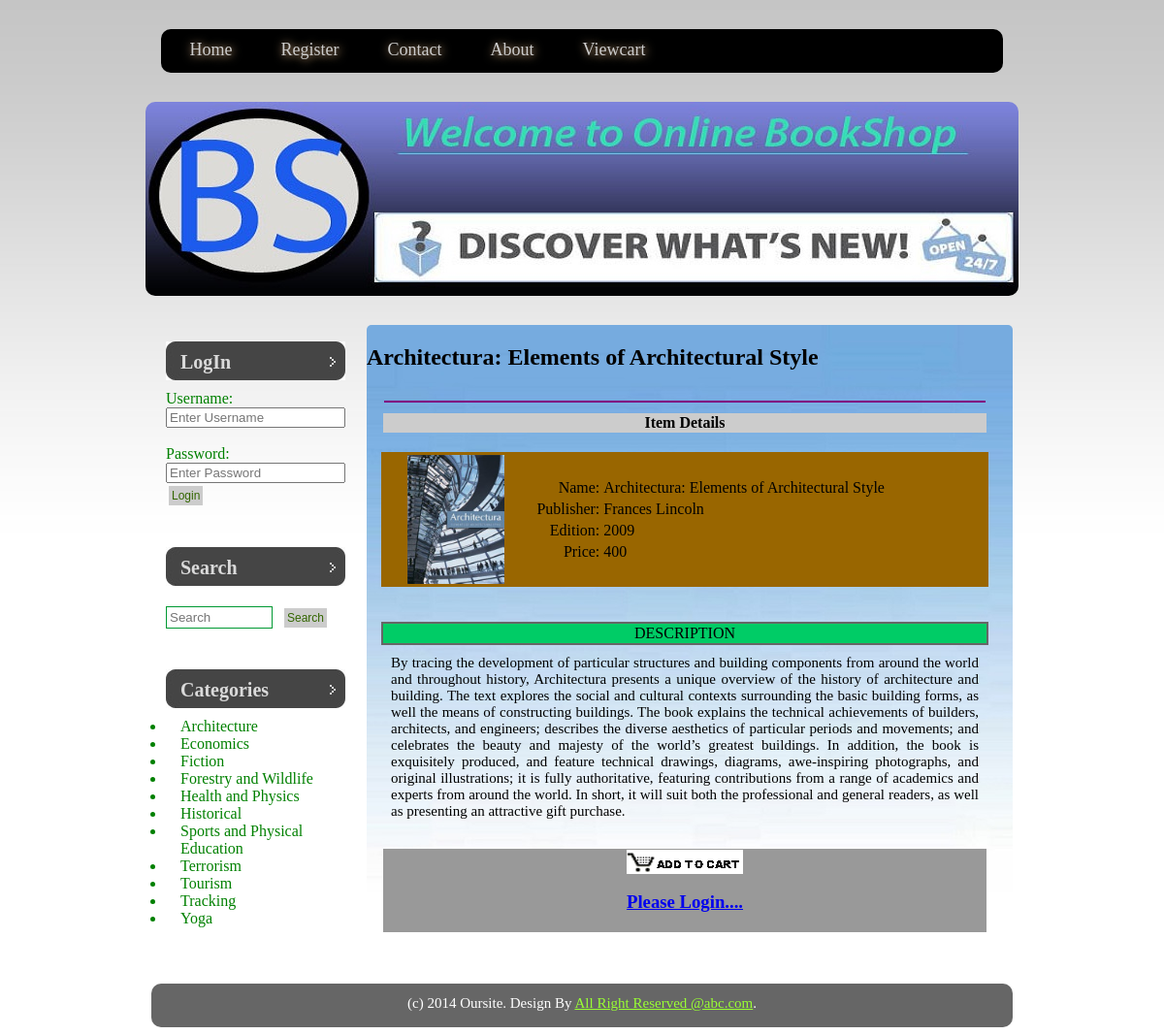
Screenshot of /detail.php?id=2 with the database file from the repository.
### tables this page shows
CREATE TABLE IF NOT EXISTS `books` (
  `id` int(4) NOT NULL AUTO_INCREMENT,
  `name` varchar(50) NOT NULL,
  `subcat` varchar(35) NOT NULL,
  `bdesc` longtext NOT NULL,
  `edition` varchar(10) NOT NULL,
  `publisher` varchar(35) NOT NULL,
  `price` int(5) NOT NULL,
  `img` longtext NOT NULL,
  `pdf` longtext NOT NULL,
  PRIMARY KEY (`id`)
);

CREATE TABLE IF NOT EXISTS `category` (
  `id` int(4) NOT NULL AUTO_INCREMENT,
  `cat_name` varchar(30) NOT NULL,
  PRIMARY KEY (`id`)
);

### includes/search.php (the view, shortened to what this page needs)
<ul>
	<li>
     <?php
		if(isset($_SESSION['status']))
		{
			echo '<h2>Hello:'.$_SESSION['unm'].'</h2>';
		}
		else
		{
    	echo'<form action="login_process.php" method="post">
				<h2> LogIn</h2>
        			<font color="green">Username:</font><br />
        			<input type="text" name="user" placeholder="Enter Username"/><br /><br />
			        <font color="green">Password:</font><br />
    	    		<input type="password" name="pass" placeholder="Enter Password"/><br />
			        <input type="submit" value="Login" class="x" />
        	</form>';
		}
		?>
    </li>
    <li class="search">
    <h2>Search</h2>
    <form action="search_result.php" method="get">
    <input type="text" name="s" class="s" placeholder="Search"/>
    <input type="submit" value="Search" class="x"/>
    </form>
    </li>
    <li>
    <h2>Categories</h2>
    <ul>
                    <?php
						$link=mysql_connect("localhost","root","")or die("Can't Connect...");
						$q="select * from category";
						$res=mysql_query($q,$link);
						while($row=mysql_fetch_assoc($res))
						{
							echo '<li class="cat"><a href="subcat.php?cat='.$row['id'].'&catnm='.$row['cat_name'].'">'.$row['cat_name'].'</a></li>';
						}
						?>
       </ul>
   </li>
</ul>

### detail.php (shortened to what this page needs)
<?php session_start();
	$link=mysql_connect("localhost","root","");
	$id=$_GET['id'];
	$q="select * from books where id=$id";
	$res=mysql_query($q,$link) or die("Can't Execute Query...");
	$row=mysql_fetch_assoc($res);
?>
<html xmlns="http://www.w3.org/1999/xhtml">
<head>
<link href="menu.css" rel="stylesheet" type="text/css">
</head>
<body>
<div>
<?php include("includes/menu.php");?>
</div>
<div class="logo-wrap">
	<div class="logo">
	</div>
</div>
<div class="page">
	<div class="content">
    <h2><?php echo $row['name'];?></h2>
		<div class="post">
			<?php
				echo '<table  width="100%">
				<tr>
				<td><hr color="purple"></td>
				</tr>
				<tr align="center" bgcolor="#CCCCCC">
				<td><b>Item Details</b></td>
				</tr>
				</table>
				<br>
				<table width="100%" bgcolor="#996600">
				<tr>
					<td width="15%" rowspan="3" align="center">
					<img src="'.$row['img'].'" width="100">
					</td>
				<tr>
					<td width="50%">
					<table width="100%" height="100%">
					<tr valign="top">
						<td align="right" width="15%">Name:</td>
						<td align="left">'.$row['name'].'</td>
					</tr>
					<tr>
						<td align="right">Publisher:</td>
						<td align="left">'.$row['publisher'].'</td>
					</tr>
					<tr>
						<td align="right">Edition:</td>
						<td align="left">'.$row['edition'].'</td>
					</tr>
					<tr>
						<td align="right">Price:</td>
						<td align="left">'.$row['price'].'</td>
					</tr>
					</table>
				</td>
			</tr>
		</table>
		<table width="100%" bgcolor="#666666">
<br><br>
		<tr align="center" bgcolor="#00CC66">
			<td>DESCRIPTION</td>
		</tr>
		</table><p>
		'.$row['bdesc'].'</p>
		<br>
		<table width="100%">
		<tr align="center" bgcolor="#999999">';
		if(isset($_SESSION['status']))
		{
			echo '<td><a href="processcart.php?nm='.$row['name'].'&cat='.$row['subcat'].'&rate='.$row['price'].'">
			<img src="images/addcart.jpg">
			</a></td>';
		}
		else
		{
			echo '<td><img src="images/addcart.jpg"><br>
			<a href="index.php"> <h3>Please Login....</h3></a>
			</td>';
		}
			echo '</tr>
			</table>';
			?>
		</div>
	</div>
<div class="sidebar">
<?php
	include("includes/search.php");
?>
</div>
</div>
<br>
<div class="footer">
<?php include("includes/footer.php");?>
</div>
</body>
</html>

### menu.css (style rules this page uses)
body { background:url(images/img01.jpg) repeat-x left top; }
.page { width:75%; margin: 0 auto; }
.content { float: right; width: 75%; background:url(images/images-35.jpeg) no-repeat; border-radius:5px; }
.post { font-family:"Times New Roman", Times, serif; padding:0 15px; margin-right:10px; }
p { font-size:15px; text-align:justify; margin:10px; }
.logo { width:900px; height:200px; margin:30px auto; background:url(images/bookshop.jpg) no-repeat left top;*/ background:#999999; border-radius:10px 10px 10px 10px; }
.sidebar { float:left; width:25%; }
.sidebar ul { margin:0; padding:0; list-style:none; }
.sidebar li { margin-bottom:40px; padding:0 15px; }
.sidebar li li { margin:0; padding-left:15px; }
.sidebar h2 { height:30px; padding:10px 0 0 15px; margin-bottom:10px; background:url(images/img2.jpg) no-repeat left top; font-size:20px; color:#DADADA; }
.search h2 { margin-bottom:20px; }
.s { width:110px; margin-right:5px; padding:3px; border:1px solid #093; }
.x { margin:3px; padding:3px; border:none; background:#CCC; font-size:12px; color:#360; }
.cat { color:green; list-style-type:disc; margin:2px; }
.cat a { text-decoration:none; color:green; }
.footer { background:#666666; width:75%; height:45px; border-radius:10px; margin:0 auto; }

### rows the page displays
books: name "Architectura: Elements of Architectural Style", img (picture), publisher "Frances Lincoln", edition "2009", price "400", bdesc "By tracing the development of particular structures and building components from around the world and throughout history, Architectura presents a unique overview of the history of architecture and building. The text explores the social and cultural contexts surrounding the basic building forms, as well the means of constructing buildings. The book explains the technical achievements of builders, architects, and engineers; describes the diverse aesthetics of particular periods and movements; and celebrates the beauty and majesty of the world’s greatest buildings. In addition, the book is exquisitely produced, and feature technical drawings, diagrams, awe-inspiring photographs, and original…"
category: cat_name "Architecture"
category: cat_name "Economics"
category: cat_name "Fiction"
category: cat_name "Forestry and Wildlife"
category: cat_name "Health and Physics"
category: cat_name "Historical"
category: cat_name "Sports and Physical Education"
category: cat_name "Terrorism"
category: cat_name "Tourism"
category: cat_name "Tracking"
category: cat_name "Yoga"
